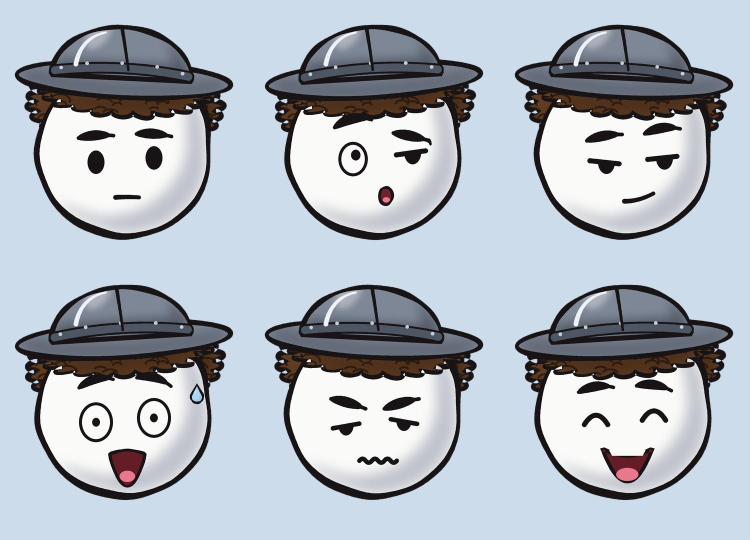
#> input picture projects/09-castle-toilet/renders/bogis_expressions.jpg, 1500 x 1080 px (shown at 1/2 size)
$ python -i compose.py   (imports and definitions only)
#> lines starting #> are read from the running program, lines starting #| are printed output that depends on the picture
#> further down, picture is the input picture: PIL image 1500x1080 RGB; mean R, G, B 175, 182.4, 191.3
#!/usr/bin/env python3
"""2.5D compositor: background stills (Blender, overscan) + animated 2D character cards + FX -> per-shot video segments,
then joined with 0.25 s dissolves.
  python3 compose.py PROJECT_DIR [--w 1440 --h 2560 --fps 60 --shots s01,s02 --jobs 4 --out out/picture.mp4]
Reads PROJECT/work/timeline.json and PROJECT/renders/shots/<id>.png/.json"""
import argparse, json, math, os, random, subprocess, sys
import numpy as np
from PIL import Image, ImageFilter, ImageDraw, ImageChops
sys.path.insert(0, os.path.dirname(os.path.abspath(__file__)))

RIG_ACTIONS = {"idle", "laugh", "cheer", "shake", "march", "walk", "run", "climb", "climb_fast", "dig", "panic", "recoil", "bounce", "pop", "pop_final"}
_SPECS = {}


# [11 lines left out: function _specs, not called in this run]


TINT = {"golden": (1.0, 0.93, 0.80), "day": (1.0, 0.99, 0.96), "dusk": (1.0, 0.84, 0.72), "dawn": (1.0, 0.90, 0.82),
        "night": (0.60, 0.68, 0.95), "interior": (1.0, 0.90, 0.76)}


# ------------------------------------------------------------------ helpers
def ease(t):
    t = min(1, max(0, t)); return 0.5 - 0.5 * math.cos(math.pi * t)


def out_back(t, s=1.7):
    t = min(1, max(0, t)) - 1; return t * t * ((s + 1) * t + s) + 1


def grade_np(x, sat=1.22, contrast=0.2, warm=0.6):
#> called with sat = 1.22, contrast = 0.2, warm = 0.6
    lum = (x @ np.array([0.2126, 0.7152, 0.0722], np.float32))[..., None]
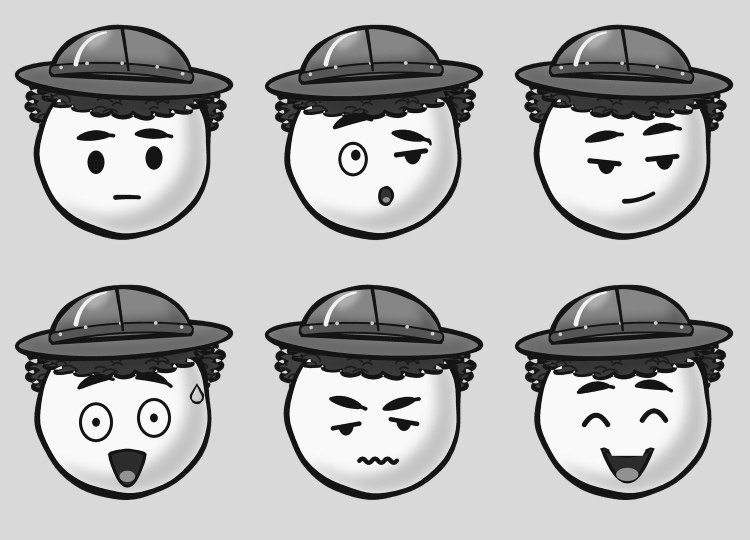
#> lum: shape (1080, 1500, 1) float32 (shown at 1/2 size); min 0, max 1, mean 0.712
    x = lum + (x - lum) * sat; x = np.clip(x, 0, 1)
    x = x + contrast * (x - 0.5) * (1 - np.abs(2 * x - 1))
    lum = (x @ np.array([0.2126, 0.7152, 0.0722], np.float32))[..., None]
    hi = np.array([1.05, 1.0, 0.90], np.float32); lo = np.array([0.93, 0.97, 1.06], np.float32)
    return np.clip(x * (lo + (hi - lo) * lum) ** warm, 0, 1)


def grade_bg(im):
    x = np.asarray(im.convert("RGB")).astype(np.float32) / 255; x = grade_np(x)
    bright = np.clip((x - 0.72) / 0.28, 0, 1) * x
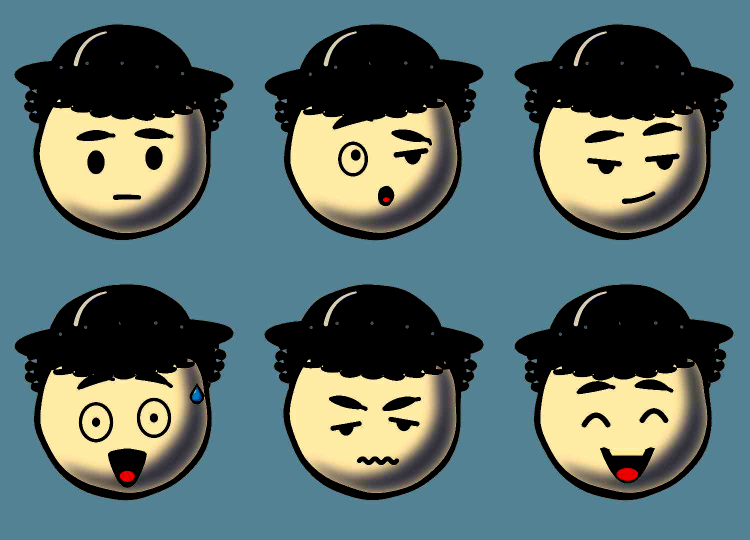
#> bright: shape (1080, 1500, 3) float32 (shown at 1/2 size); mean R, G, B 0.346, 0.425, 0.419
    b = np.asarray(Image.fromarray((bright * 255).astype(np.uint8)).filter(ImageFilter.GaussianBlur(x.shape[1] / 60))).astype(np.float32) / 255
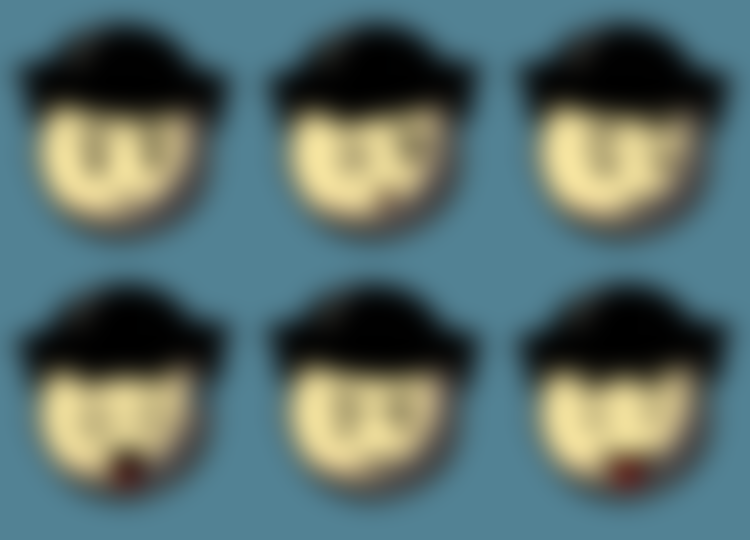
#> b: shape (1080, 1500, 3) float32 (shown at 1/2 size); mean R, G, B 0.346, 0.426, 0.417
    x = 1 - (1 - x) * (1 - b * 0.35)
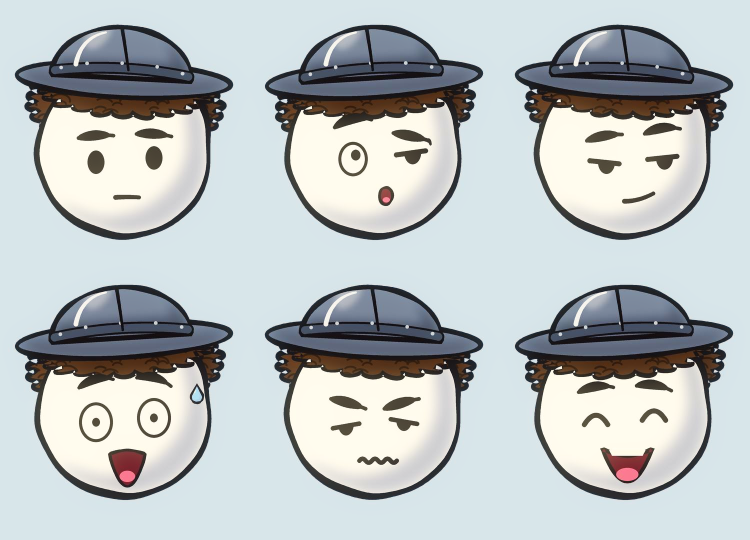
#> x: shape (1080, 1500, 3) float32 (shown at 1/2 size); mean R, G, B 0.734, 0.744, 0.754
    return Image.fromarray((np.clip(x, 0, 1) * 255 + 0.5).astype(np.uint8))
#> returned value: PIL image 1500x1080 RGB


# [33 lines left out: functions grade_card, persp_coeffs, sprites, not called in this run]


# ------------------------------------------------------------------ one shot -> frames
class Shot:
    # [248 lines left out: functions __init__, window, frame, card_img, anim, draw_card and 3 more, not called in this run]


# [14 lines not run here, left out]

>>> from PIL import Image
>>> picture = Image.open('../projects/09-castle-toilet/renders/bogis_expressions.jpg')
>>> result = grade_bg(picture)
